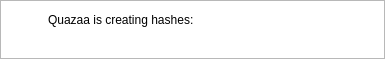
<?xml version="1.0" encoding="UTF-8"?>
<ui version="4.0">
 <class>DialogHashProgress</class>
 <widget class="QDialog" name="DialogHashProgress">
  <property name="geometry">
   <rect>
    <x>0</x>
    <y>0</y>
    <width>385</width>
    <height>59</height>
   </rect>
  </property>
  <property name="sizePolicy">
   <sizepolicy hsizetype="Preferred" vsizetype="MinimumExpanding">
    <horstretch>0</horstretch>
    <verstretch>50</verstretch>
   </sizepolicy>
  </property>
  <property name="minimumSize">
   <size>
    <width>385</width>
    <height>59</height>
   </size>
  </property>
  <property name="maximumSize">
   <size>
    <width>385</width>
    <height>800</height>
   </size>
  </property>
  <property name="sizeIncrement">
   <size>
    <width>0</width>
    <height>50</height>
   </size>
  </property>
  <property name="windowTitle">
   <string>Dialog</string>
  </property>
  <property name="autoFillBackground">
   <bool>false</bool>
  </property>
  <property name="styleSheet">
   <string notr="true">QDialog {
	background-color: rgba(255, 255, 255,175);
}</string>
  </property>
  <layout class="QGridLayout" name="gridLayout">
   <property name="margin">
    <number>0</number>
   </property>
   <property name="spacing">
    <number>0</number>
   </property>
   <item row="0" column="0" rowspan="2">
    <widget class="QFrame" name="frameHashProgress">
     <property name="sizePolicy">
      <sizepolicy hsizetype="Preferred" vsizetype="Expanding">
       <horstretch>0</horstretch>
       <verstretch>10</verstretch>
      </sizepolicy>
     </property>
     <property name="sizeIncrement">
      <size>
       <width>0</width>
       <height>10</height>
      </size>
     </property>
     <property name="styleSheet">
      <string notr="true"/>
     </property>
     <property name="frameShape">
      <enum>QFrame::StyledPanel</enum>
     </property>
     <property name="frameShadow">
      <enum>QFrame::Plain</enum>
     </property>
     <layout class="QGridLayout" name="gridLayout_2">
      <item row="0" column="0" rowspan="2">
       <widget class="QLabel" name="labelHashIcon">
        <property name="minimumSize">
         <size>
          <width>32</width>
          <height>32</height>
         </size>
        </property>
        <property name="maximumSize">
         <size>
          <width>32</width>
          <height>32</height>
         </size>
        </property>
        <property name="styleSheet">
         <string notr="true">border: 0px solid transparent;</string>
        </property>
        <property name="text">
         <string/>
        </property>
        <property name="pixmap">
         <pixmap resource="../Resource.qrc">:/Resource/Library/BrowseFolder.png</pixmap>
        </property>
        <property name="scaledContents">
         <bool>true</bool>
        </property>
       </widget>
      </item>
      <item row="1" column="1">
       <layout class="QVBoxLayout" name="verticalLayout">
        <property name="sizeConstraint">
         <enum>QLayout::SetMaximumSize</enum>
        </property>
       </layout>
      </item>
      <item row="0" column="1">
       <widget class="QLabel" name="labelStatus">
        <property name="styleSheet">
         <string notr="true">border: 0px solid transparent;</string>
        </property>
        <property name="text">
         <string>Quazaa is creating hashes:</string>
        </property>
       </widget>
      </item>
     </layout>
    </widget>
   </item>
  </layout>
 </widget>
 <resources>
  <include location="../Resource.qrc"/>
 </resources>
 <connections/>
</ui>
